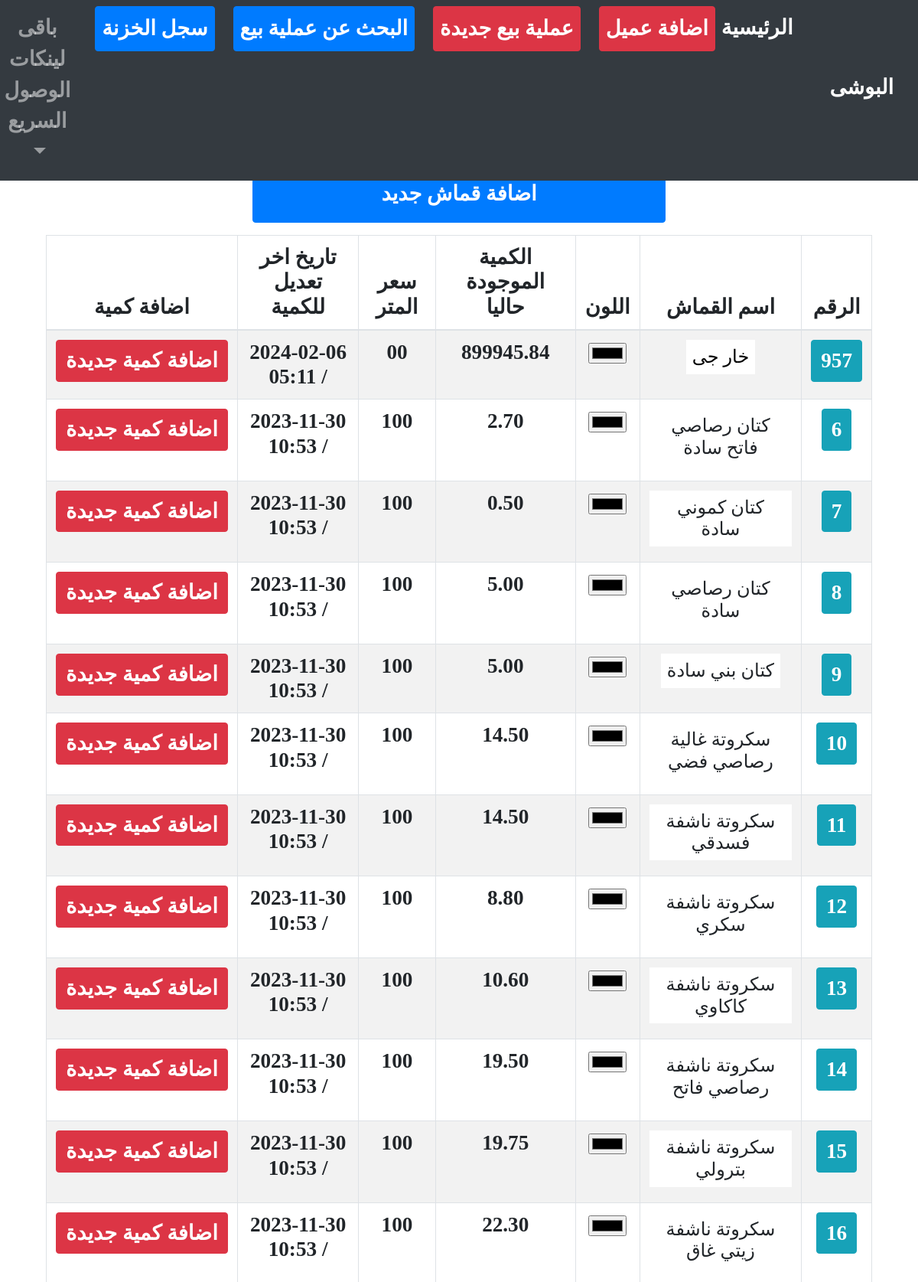
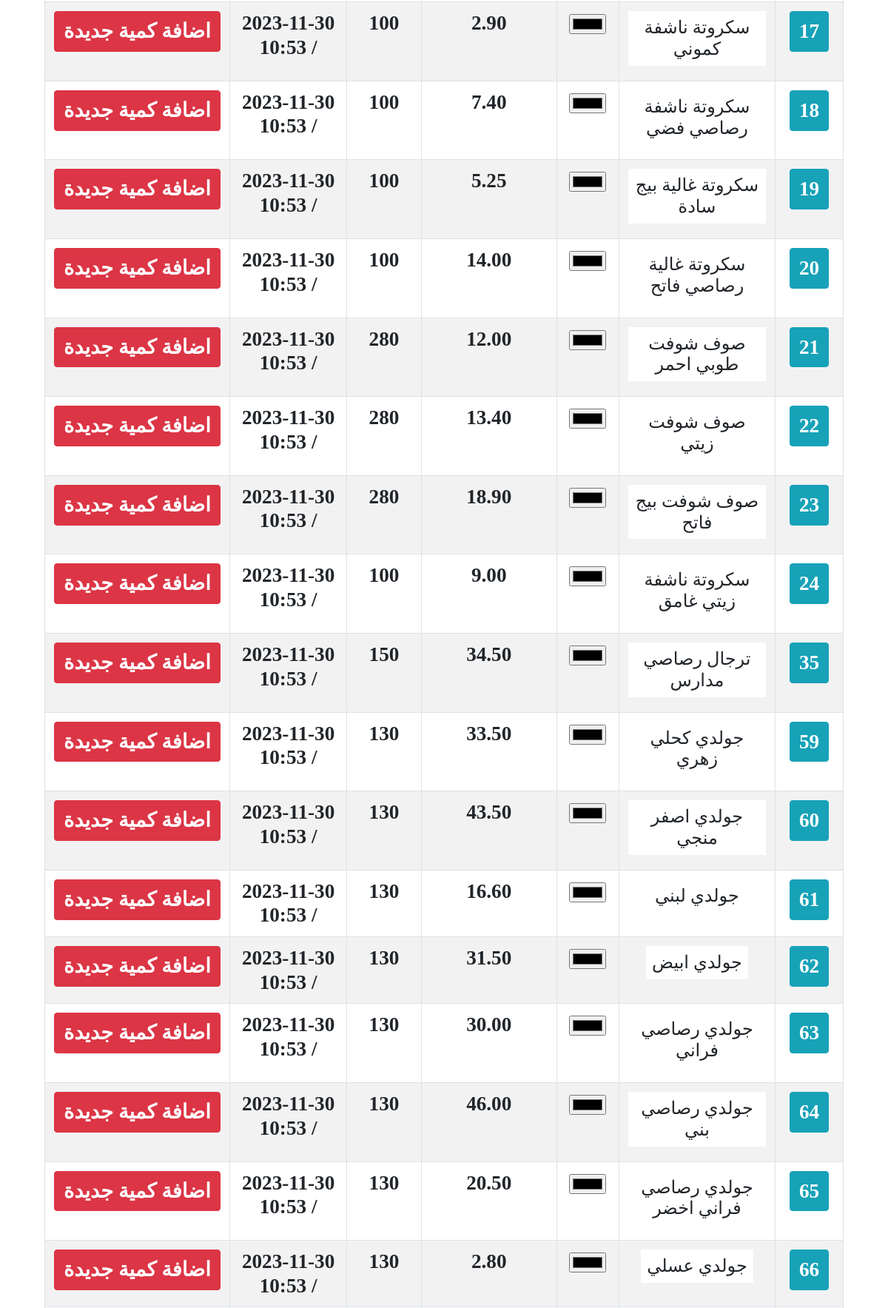
The app's page /storge/ (upper part) with its own data (2 pictures, top to bottom).
### storge/models.py (models this page shows, shortened)
class Cloth(TimeStampMixin, models.Model):
    name       = models.CharField(max_length=50, null=True, blank=True, verbose_name="اسم القماش")
    amount     = models.DecimalField(max_digits=9,decimal_places=2, null=True, blank=True, verbose_name="الكمية")
    price      = models.CharField(max_length=5, null=True, blank=True, verbose_name="سعر المتر")
    classs     = models.ForeignKey('Classs', on_delete=models.CASCADE, null=True, blank=True, verbose_name="التصنيف")
    typee      = models.CharField(max_length=50, null=True, blank=True, db_index=True,verbose_name="النوع")
    color      = ColorField(verbose_name="لون القماش", null=True, blank=True)
    history    = HistoricalRecords()

### client/models.py (models this page shows)
class TimeStampMixin(models.Model):
    created_at      = models.DateTimeField(auto_now_add=True,null=True)
    updated_at      = models.DateTimeField(auto_now=True,null=True)
    is_deleted      = models.BooleanField(default=False)

### storge/views.py (the view)
# urls.py: path('', clothListView.as_view(), name="list"),
class clothListView(ListView):
    model = Cloth
    template_name = 'storge/cloth_list.html'
    context_object_name = 'cloths'
    def get_queryset(self):
        queryset = super().get_queryset()
        search_query = self.request.GET.get('q')
        if search_query:
            queryset = queryset.filter(
                Q(name__icontains=search_query)
            )
        queryset = queryset.order_by('-created_at')
        return queryset

### storge/templates/storge/cloth_list.html (shortened to what this page needs)
{% extends "homee/index.html" %}
{% block content %}
<div class="container-fluid">
    <div class="row mt-5 mb-3 bg-white w-100" style=" position: fixed; top: 0rem; display: inline-block; left: 0rem; z-index:2;">
        <div class="col-10 m-auto p-3 text-center">
            <form class="form" action="#" method="GET" style="">
                <div class="">
                </div>
            </form>
        </div>
    </div>
    <div class="row">
        <div class="col-12 mb-5" style="padding-top:6rem">
            <h1 class="text-right">قائمة مخزن القماش</h1>
            <a class="btn btn-primary w-50 p-3 mb-3" href="{% url "cloth:create" %}">اضافة قماش جديد</a>
            <table class="table text-center table-striped table-hover table-bordered w-100 h3" id="" style="">
                <thead>
                    <th>الرقم</th>
                    <th>اسم القماش</th>
                    <th>اللون</th>
                    <th>الكمية الموجودة حاليا</th>
                    <th>سعر المتر</th>
                    <th>تاريخ اخر تعديل للكمية</th>
                    <th>اضافة كمية</th>
                </thead>
                <tbody>
                    {% for cloth in cloths %}
                        <tr class="p-4">
                            <td>
                                <a class="btn btn-info text-white"href="#">{{ cloth.id }}</a>
                            </td>
                            <td style="color: {{ cloth.color }}"><p class="d-inline-block bg-white h4 p-2">{{ cloth.name }}</p></td>
                            <td><input type="color" value="{{ cloth.color }}"></td>
                            <td>{{ cloth.amount }}</td>
                            <td>{{ cloth.price }}</td>
                            <td>{{ cloth.created_at|date:"Y-m-d / h:i" }}</td>
                            <td><a class="btn btn-danger" href="{% url "cloth:edit" cloth.id %}">اضافة كمية جديدة</a></td>
                        </tr>
                    {% empty %}
                        <li>No client found.</li>
                    {% endfor %}
                </tbody>
            </table>
        </div>
    </div>
</div>
{% endblock %}

### home/static/homee/css/style.css (style rules this page uses)
body, .h3, h1.h1, .btn:not(:disabled):not(.disabled), label, select, input { text-align: center!important; font-size: 1.7rem!important; font-weight: 900!important; font-family: none!important; }

### records on screen
Cloth: id "957", name "خار جى", color "#000000", amount "899945.84", price "00", created_at "2024-02-06 / 05:11"
Cloth: id "6", name "كتان رصاصي فاتح سادة", color "#000000", amount "2.70", price "100", created_at "2023-11-30 / 10:53"
Cloth: id "7", name "كتان كموني سادة", color "#000000", amount "0.50", price "100", created_at "2023-11-30 / 10:53"
Cloth: id "8", name "كتان رصاصي سادة", color "#000000", amount "5.00", price "100", created_at "2023-11-30 / 10:53"
Cloth: id "9", name "كتان بني سادة", color "#000000", amount "5.00", price "100", created_at "2023-11-30 / 10:53"
Cloth: id "10", name "سكروتة غالية رصاصي فضي", color "#000000", amount "14.50", price "100", created_at "2023-11-30 / 10:53"
Cloth: id "11", name "سكروتة ناشفة فسدقي", color "#000000", amount "14.50", price "100", created_at "2023-11-30 / 10:53"
Cloth: id "12", name "سكروتة ناشفة سكري", color "#000000", amount "8.80", price "100", created_at "2023-11-30 / 10:53"
Cloth: id "13", name "سكروتة ناشفة كاكاوي", color "#000000", amount "10.60", price "100", created_at "2023-11-30 / 10:53"
Cloth: id "14", name "سكروتة ناشفة رصاصي فاتح", color "#000000", amount "19.50", price "100", created_at "2023-11-30 / 10:53"
Cloth: id "15", name "سكروتة ناشفة بترولي", color "#000000", amount "19.75", price "100", created_at "2023-11-30 / 10:53"
Cloth: id "16", name "سكروتة ناشفة زيتي غاق", color "#000000", amount "22.30", price "100", created_at "2023-11-30 / 10:53"
Cloth: id "17", name "سكروتة ناشفة كموني", color "#000000", amount "2.90", price "100", created_at "2023-11-30 / 10:53"
Cloth: id "18", name "سكروتة ناشفة رصاصي فضي", color "#000000", amount "7.40", price "100", created_at "2023-11-30 / 10:53"
Cloth: id "19", name "سكروتة غالية بيج سادة", color "#000000", amount "5.25", price "100", created_at "2023-11-30 / 10:53"
Cloth: id "20", name "سكروتة غالية رصاصي فاتح", color "#000000", amount "14.00", price "100", created_at "2023-11-30 / 10:53"
Cloth: id "21", name "صوف شوفت طوبي احمر", color "#000000", amount "12.00", price "280", created_at "2023-11-30 / 10:53"
Cloth: id "22", name "صوف شوفت زيتي", color "#000000", amount "13.40", price "280", created_at "2023-11-30 / 10:53"
Cloth: id "23", name "صوف شوفت بيج فاتح", color "#000000", amount "18.90", price "280", created_at "2023-11-30 / 10:53"
Cloth: id "24", name "سكروتة ناشفة زيتي غامق", color "#000000", amount "9.00", price "100", created_at "2023-11-30 / 10:53"
Cloth: id "35", name "ترجال رصاصي مدارس", color "#000000", amount "34.50", price "150", created_at "2023-11-30 / 10:53"
Cloth: id "59", name "جولدي كحلي زهري", color "#000000", amount "33.50", price "130", created_at "2023-11-30 / 10:53"
Cloth: id "60", name "جولدي اصفر منجي", color "#000000", amount "43.50", price "130", created_at "2023-11-30 / 10:53"
Cloth: id "61", name "جولدي لبني", color "#000000", amount "16.60", price "130", created_at "2023-11-30 / 10:53"
Cloth: id "62", name "جولدي ابيض", color "#000000", amount "31.50", price "130", created_at "2023-11-30 / 10:53"
Cloth: id "63", name "جولدي رصاصي فراني", color "#000000", amount "30.00", price "130", created_at "2023-11-30 / 10:53"
Cloth: id "64", name "جولدي رصاصي بني", color "#000000", amount "46.00", price "130", created_at "2023-11-30 / 10:53"
Cloth: id "65", name "جولدي رصاصي فراني اخضر", color "#000000", amount "20.50", price "130", created_at "2023-11-30 / 10:53"
Cloth: id "66", name "جولدي عسلي", color "#000000", amount "2.80", price "130", created_at "2023-11-30 / 10:53"
